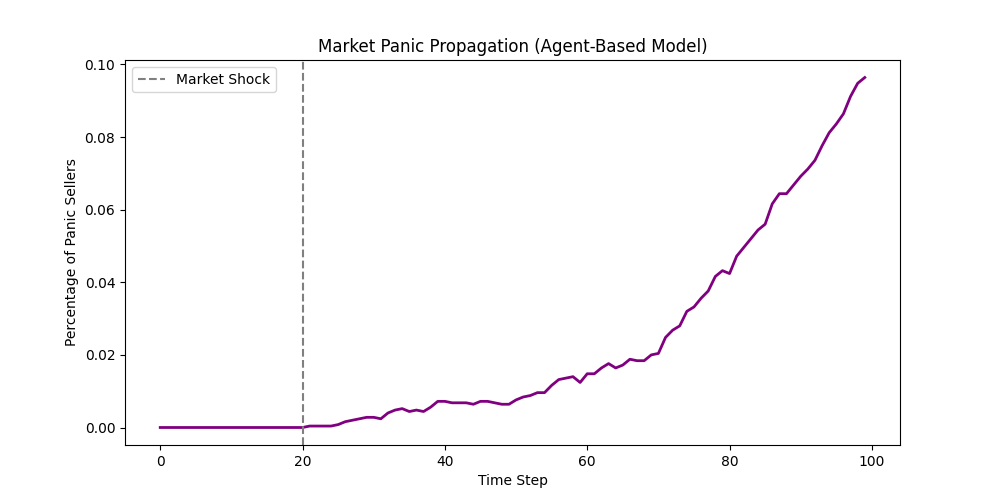

Here is the Python script that generated this plot:
import numpy as np
import matplotlib.pyplot as plt

def simulate_market_panic():
    n_agents = 50  # 模拟一个 50x50 的交易者网格
    # 状态：1 代表买入/持有（乐观），-1 代表卖出（恐慌）
    market_sentiment = np.ones((n_agents, n_agents))
    
    panic_levels = []
    
    # 模拟 100 个时间步
    for t in range(100):
        # 外部冲击：在第 20 步时，突然发生一个负面经济新闻
        external_shock = -0.5 if t > 20 else 0.1
        
        # 随机选择交易者更新情绪
        for _ in range(500):
            i, j = np.random.randint(0, n_agents, 2)
            
            # 邻居影响：观察四周 4 个交易者的情绪
            neighbors = (market_sentiment[(i-1)%n_agents, j] + 
                         market_sentiment[(i+1)%n_agents, j] + 
                         market_sentiment[i, (j-1)%n_agents] + 
                         market_sentiment[i, (j+1)%n_agents])
            
            # 决策逻辑：外部冲击 + 羊群效应
            score = external_shock + 0.5 * neighbors
            market_sentiment[i, j] = 1 if score + np.random.randn()*0.5 > 0 else -1
            
        # 记录全市场恐慌程度（卖出者的比例）
        panic_level = np.sum(market_sentiment == -1) / (n_agents**2)
        panic_levels.append(panic_level)

    # 绘制恐慌演变图
    plt.figure(figsize=(10, 5))
    plt.plot(panic_levels, color='purple', linewidth=2)
    plt.axvline(x=20, color='gray', linestyle='--', label='Market Shock')
    plt.title("Market Panic Propagation (Agent-Based Model)")
    plt.xlabel("Time Step")
    plt.ylabel("Percentage of Panic Sellers")
    plt.legend()
    plt.show()

if __name__ == "__main__":
    simulate_market_panic()
